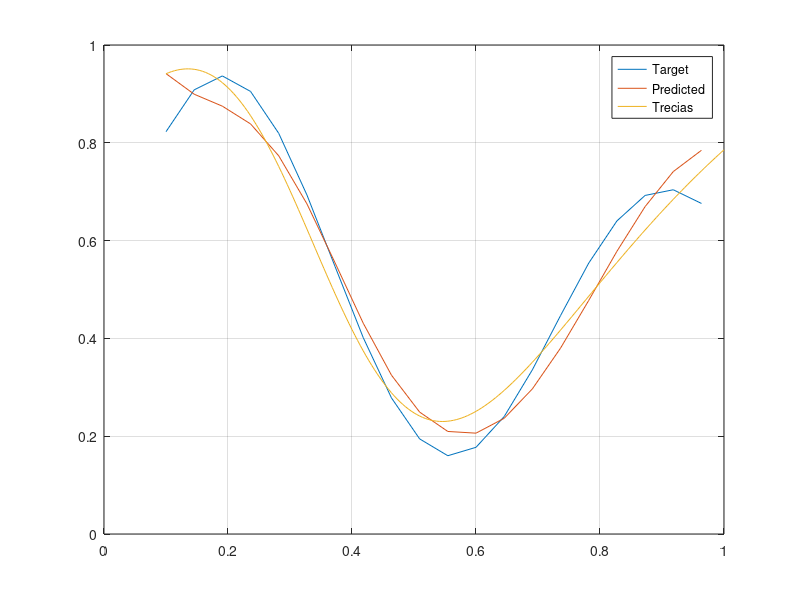
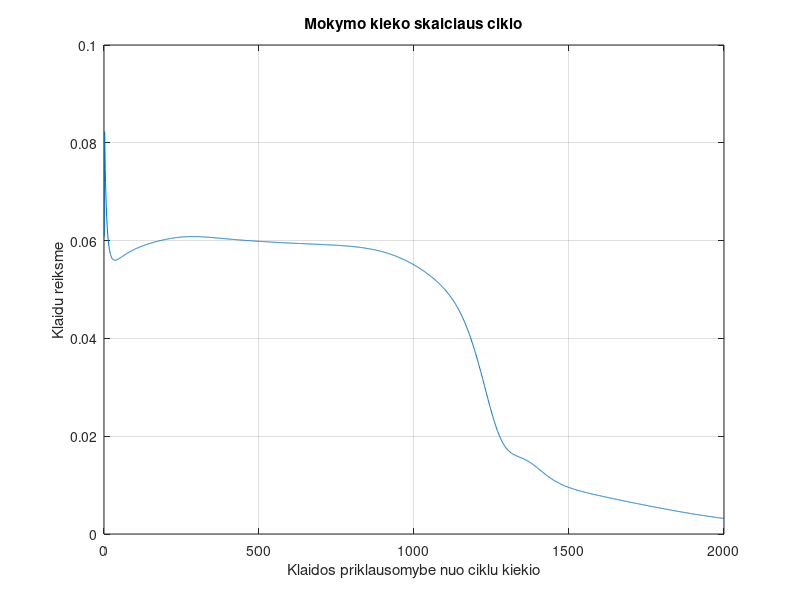

The MATLAB script that drew these images, in order:
%% lab2


%Turimi duomenys
x = 0.1:1/22:1;
y = ((1+0.6*sin(2*pi*x/0.7))+0.3*sin(2*pi*x))/2;
figure(1)
plot(x,y)
grid on

%Svoriai
%Pirmas sluoksnis
w11_1 = rand(1) ; b1_1 = rand(1);
w21_1 = rand(1) ; b2_1 = rand(1);
w31_1 = rand(1) ; b3_1 = rand (1);
w41_1 = rand(1) ; b4_1 = rand (1);
w51_1 = rand(1) ; b5_1 = rand (1);
%Kintamasis x apibrėžia įėjimo reikšmes (intervalas nuo 0.1 iki 1), o y — tikslines reikšmes, kurios generuojamos naudojant sinusinę funkciją.
%Svorio inicializavimas:

%Tinklo svoriai ir bias reikšmės atsitiktinai sugeneruojami pirmajam (w11_1, w21_1, ..., w51_1) ir antrajam sluoksniui (w11_2, ..., w15_2).
%Atsako apskaičiavimas ir mokymas: Pagrindinė mokymo ciklų dalis įvykdoma for cikle per 2000 iteracijų:

%Skaičiuojamos kiekvieno iš 5 neuronų aktyvacijos reikšmės pirmame sluoksnyje
%Gaunamas išėjimas iš antrojo sluoksnio, kuris naudoja pirmojo sluoksnio išėjimus
%Skaičiuojamas klaidos gradientas išėjimo sluoksnyje (delta1_2), o tada ir pirmame sluoksnyje (delta1_1, ..., delta5_1).
%Svoris ir poslinkiai (bias) atnaujinami naudojant gradientinį metodą
%Antras sluoksnis
w11_2 = rand(1);
w12_2 = rand(1);
w13_2 = rand(1); 
w14_2 = rand(1); 
w15_2 = rand(1); 

b1_2=rand(1);

eta=0.1;

Y=zeros(1,length(x));

%Atsakas
for j=1:2000
    total_error = 0;
    for i=1:length(x)
        v1_1 = w11_1*x(i) + b1_1;
        v2_1 = w21_1*x(i) + b2_1;
        v3_1 = w31_1*x(i) + b3_1;
        v4_1 = w41_1*x(i) + b4_1;
        v5_1 = w51_1*x(i) + b5_1;
        %aktyvacijos funkcija
        y1_1=tanh(v1_1);
        y2_1=tanh(v2_1);
        y3_1=tanh(v3_1);
        y4_1=tanh(v4_1);
        y5_1=tanh(v5_1);
        %Antras
        v1_2=y1_1*w11_2+y2_1*w12_2+ y3_1*w13_2 + y4_1*w14_2 +y5_1*w15_2 + b1_2;
        %Išėjimo sl aktyvacija
        y1_2=v1_2;
        Y(i)=y1_2;
        %Klaidos skaiciavimas
        e=y(i)-y1_2;
        %Svoriu atnaujinimas
        delta1_2=e;
        %Pasleptojo sl klaidos gradientas
        delta1_1=(1-tanh(v1_1)^2)*delta1_2*w11_2;
        delta2_1=(1-tanh(v2_1)^2)*delta1_2*w12_2;
        delta3_1=(1-tanh(v3_1)^2)*delta1_2*w13_2;
        delta4_1=(1-tanh(v4_1)^2)*delta1_2*w14_2;
        delta5_1=(1-tanh(v5_1)^2)*delta1_2*w15_2;
        %Atnaujinam svorius
        w11_2=w11_2+eta*delta1_2*y1_1;
        w12_2=w12_2+eta*delta1_2*y2_1;
        w13_2=w13_2+eta*delta1_2*y3_1;
        w14_2=w14_2+eta*delta1_2*y4_1;
        w15_2=w15_2+eta*delta1_2*y5_1;
        b1_2=b1_2+eta*delta1_2;
        %pasleptasis
        w11_1=w11_1+eta*delta1_1*x(i);
        w21_1=w21_1+eta*delta2_1*x(i);
        w31_1=w31_1+eta*delta3_1*x(i);
        w41_1=w41_1+eta*delta4_1*x(i);
        w51_1=w51_1+eta*delta5_1*x(i);
        b1_1=b1_1+eta*delta1_1;
        b2_1=b2_1+eta*delta2_1;
        b3_1=b3_1+eta*delta3_1;
        b4_1=b4_1+eta*delta4_1;
        b5_1=b5_1+eta*delta5_1;

        total_error = total_error + e^2;
    end
    errors(j) = total_error / length(x);
end
hold on
plot(x,Y)
hold off
x_test = 0.1:1/220:1;
for i=1:length(x_test)
        v1_1 = w11_1*x_test(i) + b1_1;
        v2_1 = w21_1*x_test(i) + b2_1;
        v3_1 = w31_1*x_test(i) + b3_1;
        v4_1 = w41_1*x_test(i) + b4_1;
        v5_1 = w51_1*x_test(i) + b5_1;
        %aktyvacijos funkcija
        y1_1=tanh(v1_1);
        y2_1=tanh(v2_1);
        y3_1=tanh(v3_1);
        y4_1=tanh(v4_1);
        y5_1=tanh(v5_1);
        %Antras
        v1_2=y1_1*w11_2+y2_1*w12_2+ y3_1*w13_2 + y4_1*w14_2 +y5_1*w15_2 + b1_2;
        %Išėjimo sl aktyvacija
        y1_2=v1_2;
        Y(i)=y1_2;
end

hold on
plot(x_test,Y)
hold off
legend('Target', 'Predicted', 'Trecias')



figure;
plot(errors);
xlabel('Klaidos priklausomybe nuo ciklu kiekio');
ylabel('Klaidu reiksme');
title('Mokymo kieko skaiciaus ciklo');
grid on;